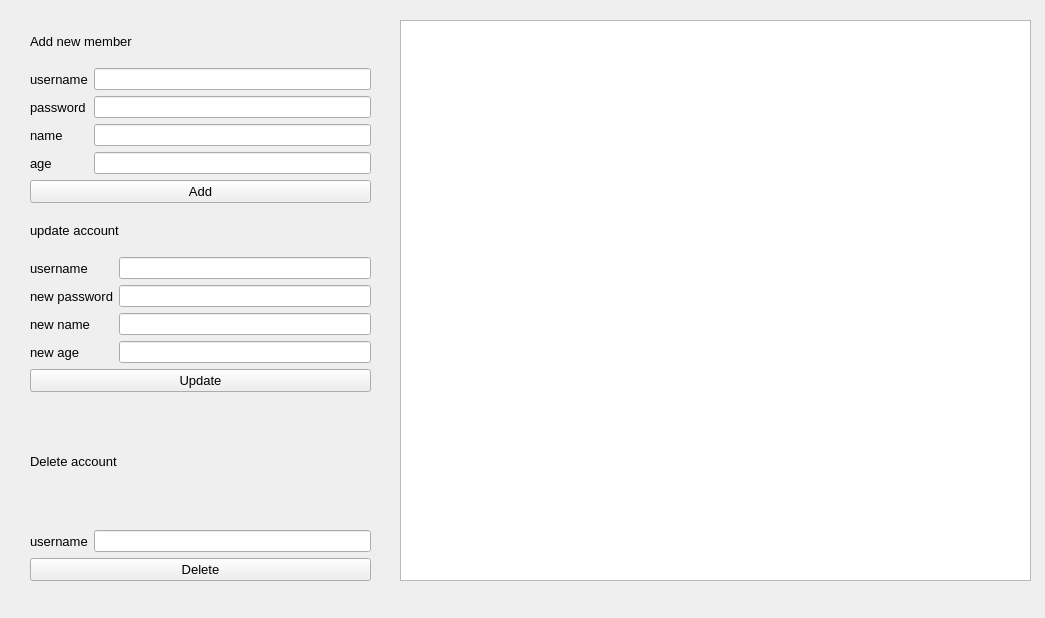
<?xml version="1.0" encoding="UTF-8"?>
<ui version="4.0">
 <class>manmember</class>
 <widget class="QWidget" name="manmember">
  <property name="geometry">
   <rect>
    <x>0</x>
    <y>0</y>
    <width>1045</width>
    <height>618</height>
   </rect>
  </property>
  <property name="windowTitle">
   <string>Form</string>
  </property>
  <widget class="QTableView" name="tableView">
   <property name="geometry">
    <rect>
     <x>400</x>
     <y>20</y>
     <width>631</width>
     <height>561</height>
    </rect>
   </property>
  </widget>
  <widget class="QWidget" name="layoutWidget">
   <property name="geometry">
    <rect>
     <x>30</x>
     <y>20</y>
     <width>341</width>
     <height>561</height>
    </rect>
   </property>
   <layout class="QVBoxLayout" name="verticalLayout_10">
    <item>
     <layout class="QVBoxLayout" name="verticalLayout_4">
      <item>
       <widget class="QLabel" name="label_5">
        <property name="font">
         <font>
          <pointsize>10</pointsize>
         </font>
        </property>
        <property name="text">
         <string>Add new member</string>
        </property>
       </widget>
      </item>
      <item>
       <layout class="QVBoxLayout" name="verticalLayout_3">
        <item>
         <layout class="QHBoxLayout" name="horizontalLayout">
          <item>
           <layout class="QVBoxLayout" name="verticalLayout_2">
            <item>
             <widget class="QLabel" name="label">
              <property name="font">
               <font>
                <pointsize>10</pointsize>
               </font>
              </property>
              <property name="text">
               <string>username</string>
              </property>
             </widget>
            </item>
            <item>
             <widget class="QLabel" name="label_2">
              <property name="font">
               <font>
                <pointsize>10</pointsize>
               </font>
              </property>
              <property name="text">
               <string>password</string>
              </property>
             </widget>
            </item>
            <item>
             <widget class="QLabel" name="label_3">
              <property name="font">
               <font>
                <pointsize>10</pointsize>
               </font>
              </property>
              <property name="text">
               <string>name</string>
              </property>
             </widget>
            </item>
            <item>
             <widget class="QLabel" name="label_4">
              <property name="font">
               <font>
                <pointsize>10</pointsize>
               </font>
              </property>
              <property name="text">
               <string>age</string>
              </property>
             </widget>
            </item>
           </layout>
          </item>
          <item>
           <layout class="QVBoxLayout" name="verticalLayout">
            <item>
             <widget class="QLineEdit" name="txtusername"/>
            </item>
            <item>
             <widget class="QLineEdit" name="txtpassword"/>
            </item>
            <item>
             <widget class="QLineEdit" name="txtname"/>
            </item>
            <item>
             <widget class="QLineEdit" name="txtage"/>
            </item>
           </layout>
          </item>
         </layout>
        </item>
        <item>
         <widget class="QPushButton" name="btnadd">
          <property name="font">
           <font>
            <pointsize>10</pointsize>
           </font>
          </property>
          <property name="text">
           <string>Add</string>
          </property>
         </widget>
        </item>
       </layout>
      </item>
     </layout>
    </item>
    <item>
     <layout class="QVBoxLayout" name="verticalLayout_8">
      <item>
       <widget class="QLabel" name="label_11">
        <property name="font">
         <font>
          <pointsize>10</pointsize>
         </font>
        </property>
        <property name="text">
         <string>update account</string>
        </property>
       </widget>
      </item>
      <item>
       <layout class="QVBoxLayout" name="verticalLayout_7">
        <item>
         <layout class="QHBoxLayout" name="horizontalLayout_2">
          <item>
           <layout class="QVBoxLayout" name="verticalLayout_6">
            <item>
             <widget class="QLabel" name="label_6">
              <property name="font">
               <font>
                <pointsize>10</pointsize>
               </font>
              </property>
              <property name="text">
               <string>username</string>
              </property>
             </widget>
            </item>
            <item>
             <widget class="QLabel" name="label_8">
              <property name="font">
               <font>
                <pointsize>10</pointsize>
               </font>
              </property>
              <property name="text">
               <string>new password</string>
              </property>
             </widget>
            </item>
            <item>
             <widget class="QLabel" name="label_9">
              <property name="font">
               <font>
                <pointsize>10</pointsize>
               </font>
              </property>
              <property name="text">
               <string>new name</string>
              </property>
             </widget>
            </item>
            <item>
             <widget class="QLabel" name="label_10">
              <property name="font">
               <font>
                <pointsize>10</pointsize>
               </font>
              </property>
              <property name="text">
               <string>new age</string>
              </property>
             </widget>
            </item>
           </layout>
          </item>
          <item>
           <layout class="QVBoxLayout" name="verticalLayout_5">
            <item>
             <widget class="QLineEdit" name="txtupdateusername"/>
            </item>
            <item>
             <widget class="QLineEdit" name="txtnewpassword"/>
            </item>
            <item>
             <widget class="QLineEdit" name="txtnewname"/>
            </item>
            <item>
             <widget class="QLineEdit" name="txtnewage"/>
            </item>
           </layout>
          </item>
         </layout>
        </item>
        <item>
         <widget class="QPushButton" name="btnupdate">
          <property name="font">
           <font>
            <pointsize>10</pointsize>
           </font>
          </property>
          <property name="text">
           <string>Update</string>
          </property>
         </widget>
        </item>
       </layout>
      </item>
     </layout>
    </item>
    <item>
     <layout class="QVBoxLayout" name="verticalLayout_9">
      <item>
       <widget class="QLabel" name="label_13">
        <property name="font">
         <font>
          <pointsize>10</pointsize>
         </font>
        </property>
        <property name="text">
         <string>Delete account</string>
        </property>
       </widget>
      </item>
      <item>
       <layout class="QHBoxLayout" name="horizontalLayout_3">
        <item>
         <widget class="QLabel" name="label_12">
          <property name="font">
           <font>
            <pointsize>10</pointsize>
           </font>
          </property>
          <property name="text">
           <string>username</string>
          </property>
         </widget>
        </item>
        <item>
         <widget class="QLineEdit" name="txtdelusername"/>
        </item>
       </layout>
      </item>
      <item>
       <widget class="QPushButton" name="btndelete">
        <property name="font">
         <font>
          <pointsize>10</pointsize>
         </font>
        </property>
        <property name="text">
         <string>Delete</string>
        </property>
       </widget>
      </item>
     </layout>
    </item>
   </layout>
  </widget>
 </widget>
 <resources/>
 <connections/>
</ui>
